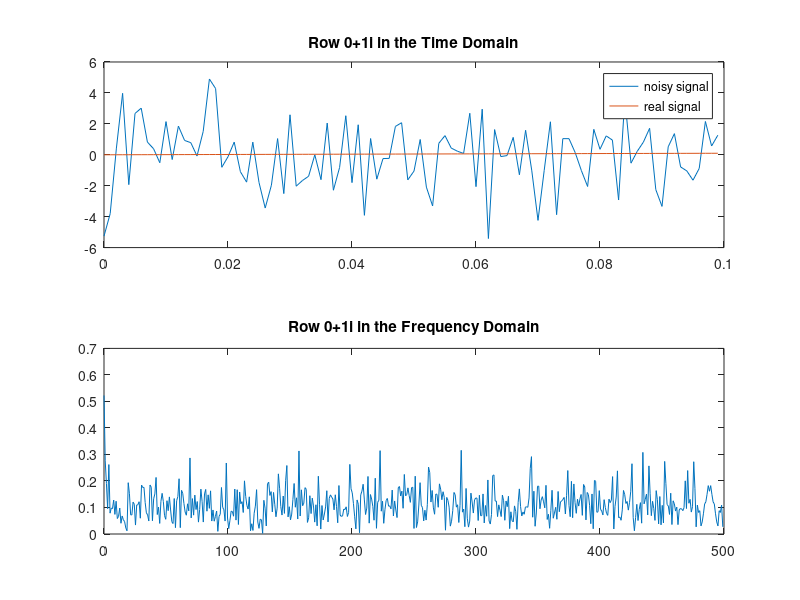
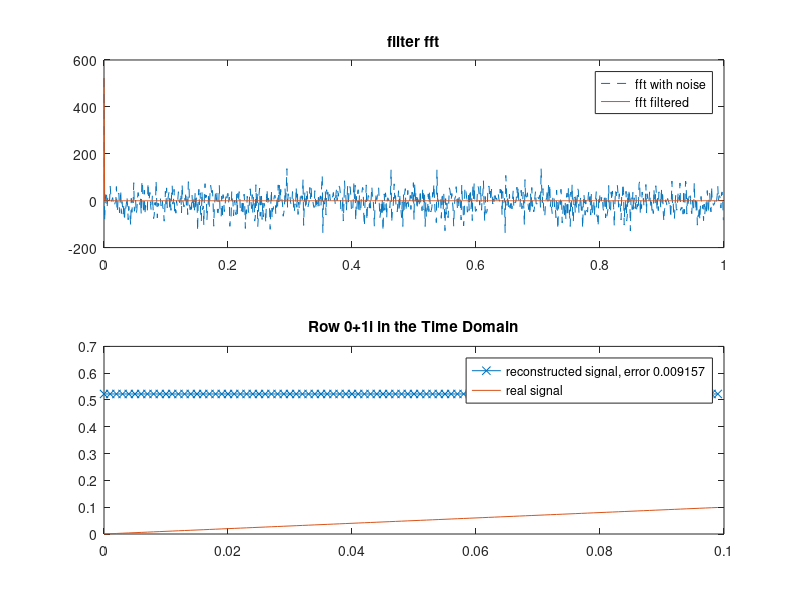

Here is the MATLAB script that generated these plots, in order:
%% MOST OF THIS IS A COPY OF main.m. DOESNT WORK YET

% Change this params to see changes
noise_ampl = 2.0;               % noise amplitude

f = @(x) x;

% Data generation specifications
Fs = 1000;                    % Sampling frequency
T = 1/Fs;                     % Sampling period
L = 1000;                     % Length of signal

% create time vector and cosine function with noise
t = (0:L-1)*T;                          % Time vector
noise = noise_ampl * randn(size(t));    % Noise vector
real_vals = f(t);
X = real_vals + noise;


% For algorithm performance purposes, fft allows you to pad the input with trailing zeros.
% In this case, pad each row of X with zeros so that the length of each row is the next higher power of 2 from the current length.
% Define the new length using the nextpow2 function.
n = 2^nextpow2(L);

% Specify the dim argument to use fft along the rows of X, that is, for each signal.
dim = 2;

% Compute the Fourier transform of the signals.
Y = fft(X);

% Calculate the double-sided spectrum and single-sided spectrum of each signal.
P2 = abs(Y/L);
P1 = P2(1:n/2+1);
P1(2:end-1) = 2*P1(2:end-1);

frequencies = 0:(Fs/n):(Fs/2-Fs/n);
spec = P1(1:n/2);


% get frequency of signal
[argvalue, signal_frequency] = max(spec);
% dont know why
signal_frequency = signal_frequency - 1

X_rec = ifft(Y,n,dim);


value_to_zero = max( real(Y) ) / 2;
fY = Y;
fY(find(Y < value_to_zero)) = 0;

% fY = Y
ifY = ifft(fY);
cy = real(ifY);

% error
err_fit = norm(cy - real_vals)
err_fit_normalized = err_fit/L

%%% PLOTS

figure(1)
% Plot the first 100 entries from each row of X in a single figure in order and compare their frequencies.
subplot(2,1,1)
plot(t(1:100), X(1:100))
hold on
plot(t(1:100), real_vals(1:100))
hold off
legend('noisy signal', 'real signal')
title(['Row ',num2str(i),' in the Time Domain'])
subplot(2,1,2)
plot(frequencies, spec)
title(['Row ',num2str(i),' in the Frequency Domain'])


figure(2)
subplot(2,1,1)
plot(t,real(Y),'--')
hold on
plot(t,real(fY),'-')
hold off
title('filter fft')
legend('fft with noise', 'fft filtered')

subplot(2,1,2)
plot(t(1:100),cy(1:100),'-x')
hold on
plot(t(1:100),real_vals(1:100),'-')
hold off
legend(sprintf('reconstructed signal, error %f',err_fit_normalized), 'real signal')
title(['Row ',num2str(i),' in the Time Domain'])

